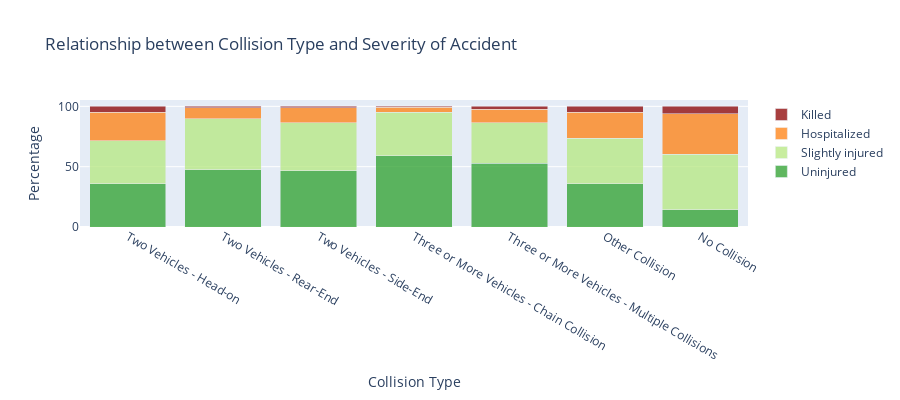

Source (notebook cell):
### Code cell
# -------------------------------------------------------------------------------------------------
# Collision Type vs. Severity
#
# Most accidents involve a Side-End collision
# On the other hand, accidents with a high severity are more likely to happen with types 'Other' and 'no Collision'
#
# Chi-square test: H0 should be rejected, since the p-value is large
#
# todo: cramer
# -------------------------------------------------------------------------------------------------

#df_acc_target.info()

importlib.reload(lib_graph_2)

char_col_labels = {
    #-1:'Not Specified', #q
    1:'Two Vehicles - Head-on', 
    2:'Two Vehicles - Rear-End',
    3:'Two Vehicles - Side-End',
    4:'Three or More Vehicles - Chain Collision',
    5:'Three or More Vehicles - Multiple Collisions',
    6:'Other Collision',
    7:'No Collision'
}

col_labels = [
    #'Not Specified', #q
    'Two Vehicles - Head-on', 
    'Two Vehicles - Rear-End',
    'Two Vehicles - Side-End',
    'Three or More Vehicles - Chain Collision',
    'Three or More Vehicles - Multiple Collisions',
    'Other Collision',
    'No Collision'
]

col_labels_1 = [
    #'Not Specified', #q
    'Two Vehicles - Head-on', 
    'Two Vehicles - Rear-End',
    'Two Vehicles - Side-End',
    'Three or More Vehicles - Chain Collision',
    'Three or More Vehicles - Multiple Collisions',
    'Other Collision',
    'No Collision'
]

#lib_graph_2.sns_countplot_labels(df_acc_target, 'acc_collision_type', char_col_labels, rotation=90)
lib_graph_2.sns_countplot_labels_2(df_acc_target, 'acc_collision_type', 'Collision Type', char_col_labels, rotation=90)

#td: nan/-1 values
cols = df_acc_target[['acc_collision_type', 'ind_severity']]
cols = cols.dropna()
cols = cols[cols['acc_collision_type'] > -1] #td

lib_graph_2.grav_cat_barplot(cols, 'acc_collision_type', 'Collision Type', col_labels_1, exclude_0=False, remove_0=True) #td

lib_graph_2.grav_cat_cross_heatmap(df_acc_target, 'acc_collision_type', 'Collision Type', 'Collision Type vs. Severity', yticks=col_labels)
lib_graph_2.grav_cat_chi2(df_acc_target, 'acc_collision_type', cramer=True, cramer_evaluation=True)

### Figure 1 — Plotly figure (JSON) as saved in the notebook; plotly's stock layout.template omitted (floating-point values rounded to 4 significant figures)
{"data": [{"marker": {"color": "#2CA02C"}, "name": "Uninjured", "opacity": 0.75, "type": "bar", "x": ["Two Vehicles - Head-on", "Two Vehicles - Rear-End", "Two Vehicles - Side-End", "Three or More Vehicles - Chain Collision", "Three or More Vehicles - Multiple Collisions", "Other Collision", "No Collision"], "y": [35.71, 47.51, 46.51, 58.88, 52.92, 35.8, 14.26]}, {"marker": {"color": "#B6E880"}, "name": "Slightly injured", "opacity": 0.75, "type": "bar", "x": ["Two Vehicles - Head-on", "Two Vehicles - Rear-End", "Two Vehicles - Side-End", "Three or More Vehicles - Chain Collision", "Three or More Vehicles - Multiple Collisions", "Other Collision", "No Collision"], "y": [35.61, 42.26, 39.95, 36.12, 33.35, 37.82, 45.87]}, {"marker": {"color": "#FF7F0E"}, "name": "Hospitalized", "opacity": 0.75, "type": "bar", "x": ["Two Vehicles - Head-on", "Two Vehicles - Rear-End", "Two Vehicles - Side-End", "Three or More Vehicles - Chain Collision", "Three or More Vehicles - Multiple Collisions", "Other Collision", "No Collision"], "y": [23.77, 8.962, 12.39, 4.322, 11.31, 21.34, 33.59]}, {"marker": {"color": "darkred"}, "name": "Killed", "opacity": 0.75, "type": "bar", "x": ["Two Vehicles - Head-on", "Two Vehicles - Rear-End", "Two Vehicles - Side-End", "Three or More Vehicles - Chain Collision", "Three or More Vehicles - Multiple Collisions", "Other Collision", "No Collision"], "y": [4.907, 1.267, 1.155, 0.6806, 2.417, 5.041, 6.278]}], "layout": {"barmode": "stack", "height": 400, "title": {"text": "Relationship between Collision Type and Severity of Accident"}, "xaxis": {"title": {"text": "Collision Type"}}, "yaxis": {"title": {"text": "Percentage"}}}}
